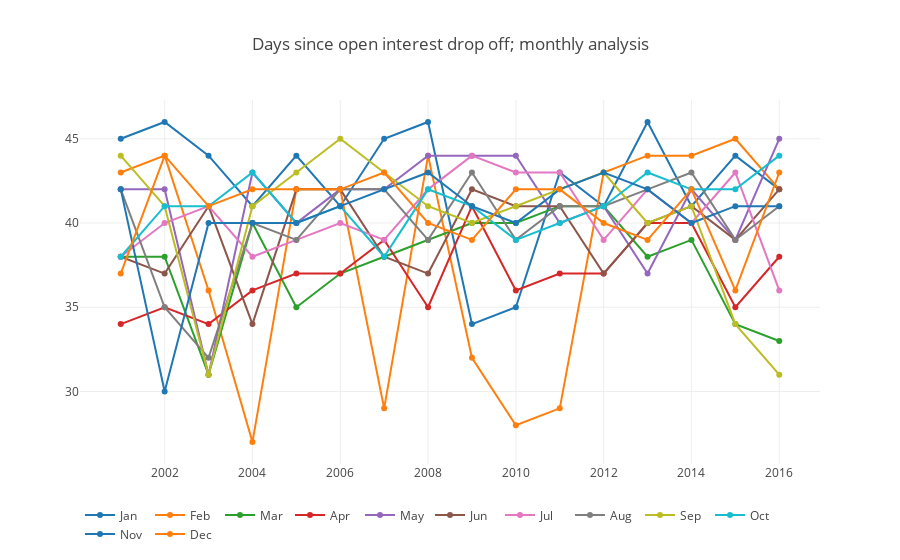

Source (notebook cell):
### Markdown cell above
Even more interesting. Remember: Lower numbers means Open Interest drops off LATER.

### Code cell
data_mean = []
months = [
    '', 'Jan', 'Feb', 'Mar', 'Apr', 'May', 'Jun', 'Jul', 'Aug', 'Sep', 'Oct',
    'Nov', 'Dec'
]
for m in range(1, 13):
    df = open_int_maxes[(open_int_maxes['contract_year'] > 2000)
                        & (open_int_maxes['contract_month'] == m)]
    df_mean = df.groupby('contract_year')['days_to_expire'].mean()
    data_mean.append(Scatter(x=df_mean.index, y=df_mean, name=months[m]))

plot(
    data_mean,
    title='Days since open interest drop off; monthly analysis',
    interactive=True)

### Figure 1 — Plotly figure (JSON) as saved in the notebook; plotly's stock layout.template omitted (floating-point values rounded to 4 significant figures)
{"data": [{"name": "Jan", "type": "scatter", "x": [2001, 2002, 2003, 2004, 2005, 2006, 2007, 2008, 2009, 2010, 2011, 2012, 2013, 2014, 2015, 2016], "y": [45, 46, 44, 41, 44, 41, 45, 46, 34, 35, 43, 41, 46, 41, 44, 42]}, {"name": "Feb", "type": "scatter", "x": [2001, 2002, 2003, 2004, 2005, 2006, 2007, 2008, 2009, 2010, 2011, 2012, 2013, 2014, 2015, 2016], "y": [43, 44, 36, 27, 42, 42, 29, 44, 32, 28, 29, 43, 44, 44, 45, 42]}, {"name": "Mar", "type": "scatter", "x": [2001, 2002, 2003, 2004, 2005, 2006, 2007, 2008, 2009, 2010, 2011, 2012, 2013, 2014, 2015, 2016], "y": [38, 38, 31, 40, 35, 37, 38, 39, 40, 40, 41, 41, 38, 39, 34, 33]}, {"name": "Apr", "type": "scatter", "x": [2001, 2002, 2003, 2004, 2005, 2006, 2007, 2008, 2009, 2010, 2011, 2012, 2013, 2014, 2015, 2016], "y": [34, 35, 34, 36, 37, 37, 39, 35, 41, 36, 37, 37, 40, 40, 35, 38]}, {"name": "May", "type": "scatter", "x": [2001, 2002, 2003, 2004, 2005, 2006, 2007, 2008, 2009, 2010, 2011, 2012, 2013, 2014, 2015, 2016], "y": [42, 42, 31, 43, 40, 42, 42, 44, 44, 44, 40, 41, 37, 42, 39, 45]}, {"name": "Jun", "type": "scatter", "x": [2001, 2002, 2003, 2004, 2005, 2006, 2007, 2008, 2009, 2010, 2011, 2012, 2013, 2014, 2015, 2016], "y": [38, 37, 41, 34, 42, 42, 38, 37, 42, 41, 41, 37, 40, 41, 39, 42]}, {"name": "Jul", "type": "scatter", "x": [2001, 2002, 2003, 2004, 2005, 2006, 2007, 2008, 2009, 2010, 2011, 2012, 2013, 2014, 2015, 2016], "y": [38, 40, 41, 38, 39, 40, 39, 42, 44, 43, 43, 39, 42, 40, 43, 36]}, {"name": "Aug", "type": "scatter", "x": [2001, 2002, 2003, 2004, 2005, 2006, 2007, 2008, 2009, 2010, 2011, 2012, 2013, 2014, 2015, 2016], "y": [42, 35, 32, 40, 39, 42, 42, 39, 43, 39, 41, 41, 42, 43, 39, 41]}, {"name": "Sep", "type": "scatter", "x": [2001, 2002, 2003, 2004, 2005, 2006, 2007, 2008, 2009, 2010, 2011, 2012, 2013, 2014, 2015, 2016], "y": [44, 41, 31, 41, 43, 45, 43, 41, 40, 41, 42, 43, 40, 41, 34, 31]}, {"name": "Oct", "type": "scatter", "x": [2001, 2002, 2003, 2004, 2005, 2006, 2007, 2008, 2009, 2010, 2011, 2012, 2013, 2014, 2015, 2016], "y": [38, 41, 41, 43, 40, 41, 38, 42, 41, 39, 40, 41, 43, 42, 42, 44]}, {"name": "Nov", "type": "scatter", "x": [2001, 2002, 2003, 2004, 2005, 2006, 2007, 2008, 2009, 2010, 2011, 2012, 2013, 2014, 2015, 2016], "y": [42, 30, 40, 40, 40, 41, 42, 43, 41, 40, 42, 43, 42, 40, 41, 41]}, {"name": "Dec", "type": "scatter", "x": [2001, 2002, 2003, 2004, 2005, 2006, 2007, 2008, 2009, 2010, 2011, 2012, 2013, 2014, 2015, 2016], "y": [37, 44, 41, 42, 42, 42, 43, 40, 39, 42, 42, 40, 39, 42, 36, 43]}], "layout": {"legend": {"orientation": "h"}, "title": "Days since open interest drop off; monthly analysis", "xaxis": {"fixedrange": false}, "yaxis": {"fixedrange": false}}}
